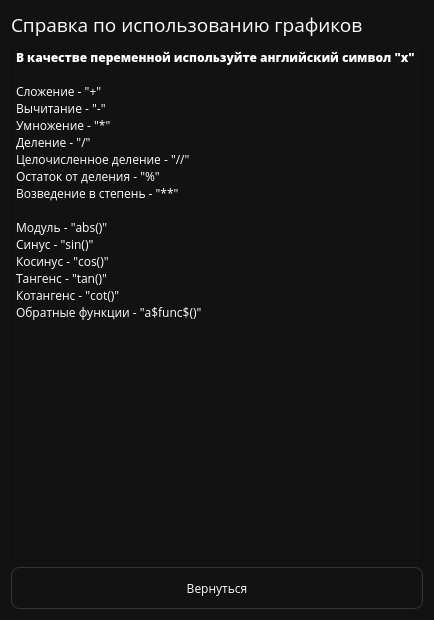
<?xml version="1.0" encoding="UTF-8"?>
<ui version="4.0">
 <class>ReadMe</class>
 <widget class="QWidget" name="ReadMe">
  <property name="geometry">
   <rect>
    <x>0</x>
    <y>0</y>
    <width>434</width>
    <height>620</height>
   </rect>
  </property>
  <property name="windowTitle">
   <string>Справка</string>
  </property>
  <property name="styleSheet">
   <string notr="true">QWidget {
	color: white;
	background-color: rgb(18, 18, 18);
	font-family: Open Sans;
}

Line {
	border: 1px;
	background:  #CCCCCC;
}

QLineEdit {
	font-size: 16px;
	padding: 2px; 
	background-color: rgb(20, 20, 20);
	border: solid;
	border-color: #353535;
	border-width: 1px;
	border-radius: 10px;
}

QPushButton {
	color: white;

	width: 50px;
	height: 40px;
	
	border: solid;
	border-color: #353535;
	border-width: 1px;
	border-radius: 8px;
}

QPushButton:hover {
	border-color: rgb(170, 170, 170);
	border-width: 2px;
}

QPushButton:pressed {
	border-color: white;
	border-width: 2px;
}

QPushButton:disabled {
	color: #353535;
}
</string>
  </property>
  <layout class="QVBoxLayout" name="verticalLayout_2">
   <item>
    <layout class="QVBoxLayout" name="verticalLayout">
     <item>
      <widget class="QLabel" name="label">
       <property name="font">
        <font>
         <family>Open Sans</family>
         <pointsize>14</pointsize>
        </font>
       </property>
       <property name="text">
        <string>Справка по использованию графиков</string>
       </property>
      </widget>
     </item>
     <item>
      <widget class="QTextEdit" name="textEdit">
       <property name="html">
        <string>&lt;!DOCTYPE HTML PUBLIC &quot;-//W3C//DTD HTML 4.0//EN&quot; &quot;http://www.w3.org/TR/REC-html40/strict.dtd&quot;&gt;
&lt;html&gt;&lt;head&gt;&lt;meta name=&quot;qrichtext&quot; content=&quot;1&quot; /&gt;&lt;meta charset=&quot;utf-8&quot; /&gt;&lt;style type=&quot;text/css&quot;&gt;
p, li { white-space: pre-wrap; }
hr { height: 1px; border-width: 0; }
li.unchecked::marker { content: &quot;\2610&quot;; }
li.checked::marker { content: &quot;\2612&quot;; }
&lt;/style&gt;&lt;/head&gt;&lt;body style=&quot; font-family:'Open Sans'; font-size:9pt; font-weight:400; font-style:normal;&quot;&gt;
&lt;p style=&quot; margin-top:0px; margin-bottom:0px; margin-left:0px; margin-right:0px; -qt-block-indent:0; text-indent:0px;&quot;&gt;&lt;span style=&quot; font-weight:700;&quot;&gt;В качестве переменной используйте английский символ &amp;quot;x&amp;quot;&lt;/span&gt;&lt;/p&gt;
&lt;p style=&quot;-qt-paragraph-type:empty; margin-top:0px; margin-bottom:0px; margin-left:0px; margin-right:0px; -qt-block-indent:0; text-indent:0px;&quot;&gt;&lt;br /&gt;&lt;/p&gt;
&lt;p style=&quot; margin-top:0px; margin-bottom:0px; margin-left:0px; margin-right:0px; -qt-block-indent:0; text-indent:0px;&quot;&gt;Сложение - &amp;quot;+&amp;quot;&lt;/p&gt;
&lt;p style=&quot; margin-top:0px; margin-bottom:0px; margin-left:0px; margin-right:0px; -qt-block-indent:0; text-indent:0px;&quot;&gt;Вычитание - &amp;quot;-&amp;quot;&lt;/p&gt;
&lt;p style=&quot; margin-top:0px; margin-bottom:0px; margin-left:0px; margin-right:0px; -qt-block-indent:0; text-indent:0px;&quot;&gt;Умножение - &amp;quot;*&amp;quot;&lt;/p&gt;
&lt;p style=&quot; margin-top:0px; margin-bottom:0px; margin-left:0px; margin-right:0px; -qt-block-indent:0; text-indent:0px;&quot;&gt;Деление - &amp;quot;/&amp;quot;	&lt;/p&gt;
&lt;p style=&quot; margin-top:0px; margin-bottom:0px; margin-left:0px; margin-right:0px; -qt-block-indent:0; text-indent:0px;&quot;&gt;Целочисленное деление - &amp;quot;//&amp;quot;&lt;/p&gt;
&lt;p style=&quot; margin-top:0px; margin-bottom:0px; margin-left:0px; margin-right:0px; -qt-block-indent:0; text-indent:0px;&quot;&gt;Остаток от деления - &amp;quot;%&amp;quot;&lt;/p&gt;
&lt;p style=&quot; margin-top:0px; margin-bottom:0px; margin-left:0px; margin-right:0px; -qt-block-indent:0; text-indent:0px;&quot;&gt;Возведение в степень - &amp;quot;**&amp;quot;&lt;/p&gt;
&lt;p style=&quot;-qt-paragraph-type:empty; margin-top:0px; margin-bottom:0px; margin-left:0px; margin-right:0px; -qt-block-indent:0; text-indent:0px;&quot;&gt;&lt;br /&gt;&lt;/p&gt;
&lt;p style=&quot; margin-top:0px; margin-bottom:0px; margin-left:0px; margin-right:0px; -qt-block-indent:0; text-indent:0px;&quot;&gt;Модуль - &amp;quot;abs()&amp;quot;&lt;/p&gt;
&lt;p style=&quot; margin-top:0px; margin-bottom:0px; margin-left:0px; margin-right:0px; -qt-block-indent:0; text-indent:0px;&quot;&gt;Синус - &amp;quot;sin()&amp;quot;&lt;/p&gt;
&lt;p style=&quot; margin-top:0px; margin-bottom:0px; margin-left:0px; margin-right:0px; -qt-block-indent:0; text-indent:0px;&quot;&gt;Косинус - &amp;quot;cos()&amp;quot;&lt;/p&gt;
&lt;p style=&quot; margin-top:0px; margin-bottom:0px; margin-left:0px; margin-right:0px; -qt-block-indent:0; text-indent:0px;&quot;&gt;Тангенс - &amp;quot;tan()&amp;quot;&lt;/p&gt;
&lt;p style=&quot; margin-top:0px; margin-bottom:0px; margin-left:0px; margin-right:0px; -qt-block-indent:0; text-indent:0px;&quot;&gt;Котангенс - &amp;quot;cot()&amp;quot;&lt;/p&gt;
&lt;p style=&quot; margin-top:0px; margin-bottom:0px; margin-left:0px; margin-right:0px; -qt-block-indent:0; text-indent:0px;&quot;&gt;Обратные функции - &amp;quot;a$func$()&amp;quot;&lt;/p&gt;&lt;/body&gt;&lt;/html&gt;</string>
       </property>
      </widget>
     </item>
    </layout>
   </item>
   <item>
    <widget class="QPushButton" name="returnBtn">
     <property name="minimumSize">
      <size>
       <width>300</width>
       <height>42</height>
      </size>
     </property>
     <property name="text">
      <string>Вернуться</string>
     </property>
    </widget>
   </item>
  </layout>
 </widget>
 <resources/>
 <connections/>
</ui>
